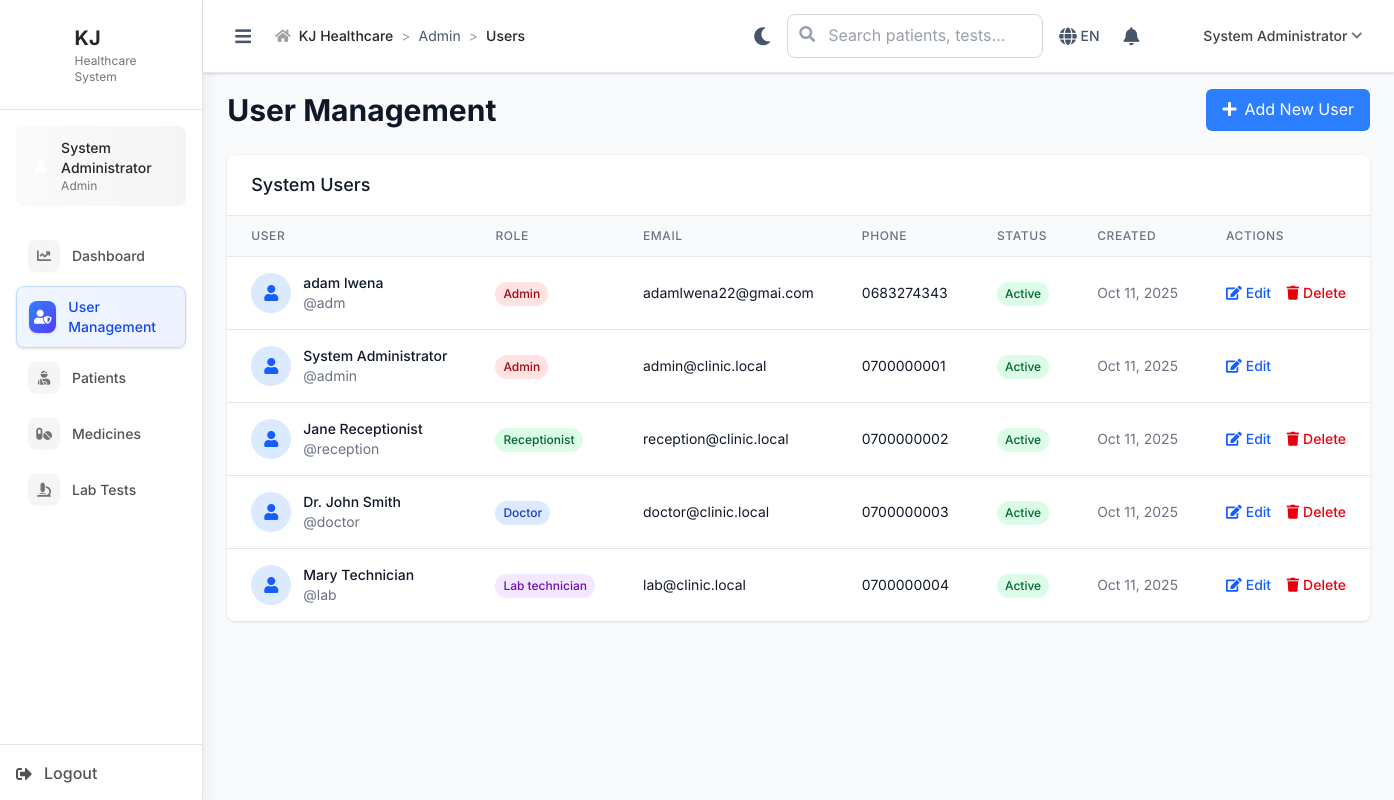
/admin/users (signed in), run on an earlier commit of the app's database.
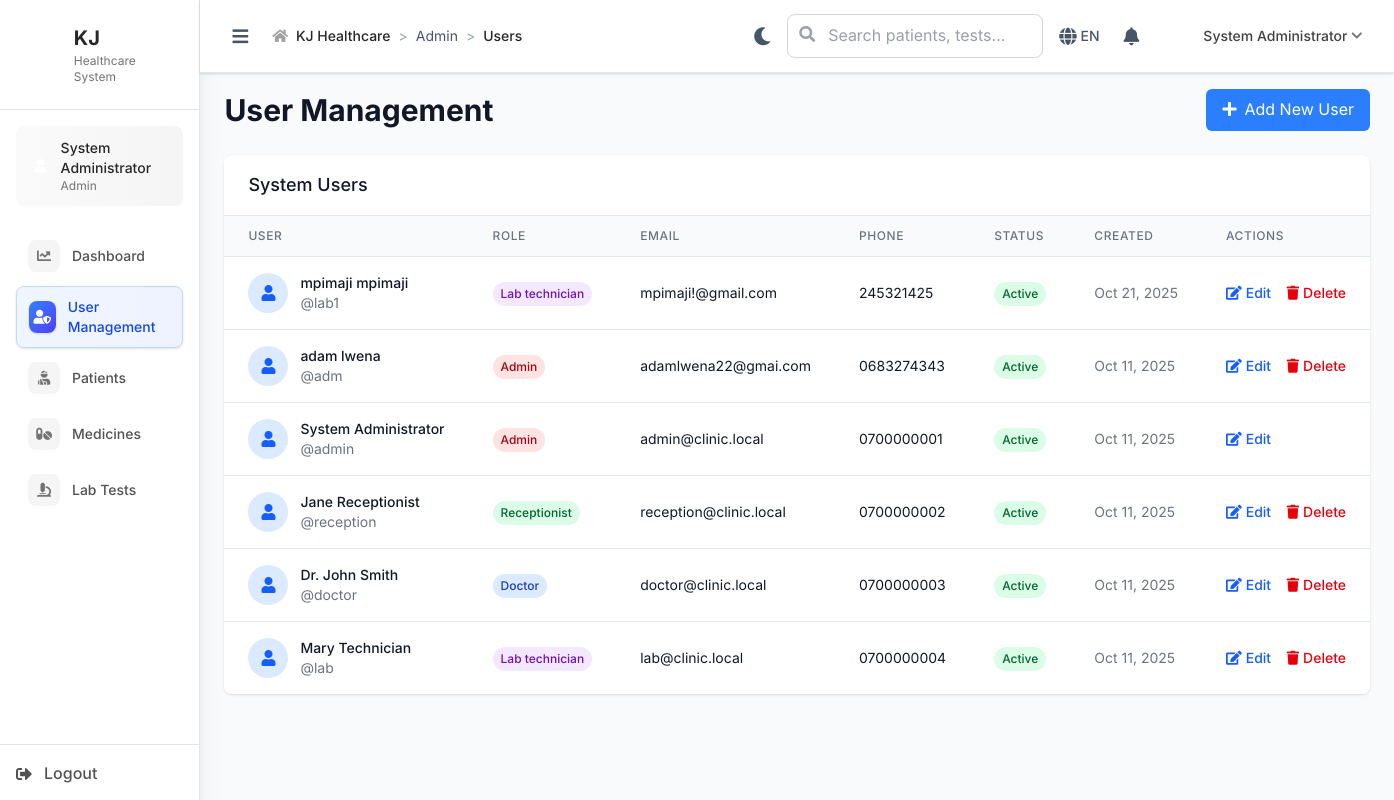
And on a later commit of the database.
### tables this page shows
CREATE TABLE `users` (
  `id` int NOT NULL,
  `username` varchar(50) NOT NULL,
  `password_hash` varchar(255) NOT NULL,
  `email` varchar(100) NOT NULL,
  `role` enum('admin','receptionist','doctor','lab_technician') NOT NULL,
  `first_name` varchar(50) NOT NULL,
  `last_name` varchar(50) NOT NULL,
  `phone` varchar(20) DEFAULT NULL,
  `specialization` varchar(100) DEFAULT NULL COMMENT 'For doctors - future use',
  `is_active` tinyint(1) DEFAULT '1',
  `created_at` timestamp NOT NULL DEFAULT CURRENT_TIMESTAMP,
  `updated_at` timestamp NOT NULL DEFAULT CURRENT_TIMESTAMP ON UPDATE CURRENT_TIMESTAMP
);

### includes/BaseController.php (called while the page is built, shortened)
<?php
class BaseController {
    public function __construct() {
        global $pdo;
        $this->pdo = $pdo;
    }
    protected function render($view, $data = []) {
        extract($data);
        $BASE_PATH = defined('BASE_PATH') ? BASE_PATH : (rtrim(str_replace('\\', '/', dirname($_SERVER['SCRIPT_NAME'] ?? '/')), '/') ?: '');
        include __DIR__ . "/../views/{$view}.php";
    $content = ob_get_clean();
    $base = defined('BASE_PATH') ? BASE_PATH : '/' . basename(dirname(__DIR__));
    $content = str_replace(['/KJ/', '/ZAHANATI/'], rtrim($base, '/') . '/', $content);
        $BASE_PATH = defined('BASE_PATH') ? BASE_PATH : (rtrim(str_replace('\\', '/', dirname($_SERVER['SCRIPT_NAME'] ?? '/')), '/') ?: '');
        include __DIR__ . '/../views/layouts/main.php';
    }
}
?>

### controllers/AdminController.php (called while the page is built, shortened)
<?php
require_once __DIR__ . '/../includes/BaseController.php';
class AdminController extends BaseController {
    public function users() {
        $users = $this->pdo->query("SELECT id, username, email, role, first_name, last_name, phone, is_active, created_at FROM users ORDER BY created_at DESC")->fetchAll();
        $this->render('admin/users', [
            'users' => $users
        ]);
    }
}
?>

### index.php (called while the page is built, shortened)
<?php
$request = $_SERVER['REQUEST_URI'];
$path = parse_url($request, PHP_URL_PATH);
if (strpos($path, BASE_PATH) === 0) {
    $path = substr($path, strlen(BASE_PATH));
}
$path = ltrim($path, '/');
$segments = explode('/', $path);
$controller = $segments[0] ?? 'auth';
$action = $segments[1] ?? 'login';
try {
    $controllerInstance = new $controllerClass();
    $params = array_slice($segments, 2);
    call_user_func_array([$controllerInstance, $action], $params);
} catch (Throwable $e) {
    Logger::error("Error in controller: " . $e->getMessage(), [
        'controller' => $controller,
        'action' => $action,
        'file' => $e->getFile(),
        'line' => $e->getLine(),
        'trace' => $e->getTraceAsString()
    ]);
    error_log("Error in controller: " . $e->getMessage());
    http_response_code(500);
    echo "Internal server error";
}
?>

### views/admin/users.php (the view, shortened to what the changed rows need)
<div class="space-y-6">
    <div class="flex items-center justify-between">
        <h1 class="text-3xl font-bold text-gray-900">User Management</h1>
    </div>
    <div class="bg-white rounded-lg shadow overflow-hidden">
        <div class="overflow-x-auto">
            <table class="min-w-full divide-y divide-gray-200">
                <thead class="bg-gray-50">
                    <tr>
                        <th class="px-6 py-3 text-left text-xs font-medium text-gray-500 uppercase tracking-wider">User</th>
                        <th class="px-6 py-3 text-left text-xs font-medium text-gray-500 uppercase tracking-wider">Role</th>
                        <th class="px-6 py-3 text-left text-xs font-medium text-gray-500 uppercase tracking-wider">Email</th>
                        <th class="px-6 py-3 text-left text-xs font-medium text-gray-500 uppercase tracking-wider">Phone</th>
                        <th class="px-6 py-3 text-left text-xs font-medium text-gray-500 uppercase tracking-wider">Status</th>
                        <th class="px-6 py-3 text-left text-xs font-medium text-gray-500 uppercase tracking-wider">Created</th>
                        <th class="px-6 py-3 text-left text-xs font-medium text-gray-500 uppercase tracking-wider">Actions</th>
                    </tr>
                </thead>
                <tbody class="bg-white divide-y divide-gray-200">
                    <?php foreach ($users as $user): ?>
                    <tr class="hover:bg-gray-50">
                        <td class="px-6 py-4 whitespace-nowrap">
                            <div class="flex items-center">
                                <div class="w-10 h-10 bg-blue-100 rounded-full flex items-center justify-center mr-3">
                                    <i class="fas fa-user text-blue-600"></i>
                                </div>
                                <div>
                                    <div class="text-sm font-medium text-gray-900">
                                        <?php echo htmlspecialchars($user['first_name'] . ' ' . $user['last_name']); ?>
                                    </div>
                                    <div class="text-sm text-gray-500">
                                        @<?php echo htmlspecialchars($user['username']); ?>
                                    </div>
                                </div>
                            </div>
                        </td>
                        <td class="px-6 py-4 whitespace-nowrap">
                            <span class="inline-flex px-2 py-1 text-xs font-medium rounded-full
                                <?php
                                switch ($user['role']) {
                                    case 'admin':
                                        echo 'bg-red-100 text-red-800';
                                        break;
                                    case 'doctor':
                                        echo 'bg-blue-100 text-blue-800';
                                        break;
                                    case 'receptionist':
                                        echo 'bg-green-100 text-green-800';
                                        break;
                                    case 'lab_technician':
                                        echo 'bg-purple-100 text-purple-800';
                                        break;
                                }
                                ?>">
                                <?php echo ucfirst(str_replace('_', ' ', $user['role'])); ?>
                            </span>
                        </td>
                        <td class="px-6 py-4 whitespace-nowrap text-sm text-gray-900">
                            <?php echo htmlspecialchars($user['email']); ?>
                        </td>
                        <td class="px-6 py-4 whitespace-nowrap text-sm text-gray-900">
                            <?php echo htmlspecialchars($user['phone'] ?? 'N/A'); ?>
                        </td>
                        <td class="px-6 py-4 whitespace-nowrap">
                            <span class="inline-flex px-2 py-1 text-xs font-medium rounded-full
                                <?php echo $user['is_active'] ? 'bg-green-100 text-green-800' : 'bg-red-100 text-red-800'; ?>">
                                <?php echo $user['is_active'] ? 'Active' : 'Inactive'; ?>
                            </span>
                        </td>
                        <td class="px-6 py-4 whitespace-nowrap text-sm text-gray-500">
                            <?php echo date('M j, Y', strtotime($user['created_at'])); ?>
                        </td>
                        <td class="px-6 py-4 whitespace-nowrap text-sm font-medium">
                            <a href="<?= $BASE_PATH ?>/admin/edit_user?id=<?= $user['id'] ?>" class="text-blue-600 hover:text-blue-900 mr-3">
                                <i class="fas fa-edit mr-1"></i>Edit
                            </a>
                            <?php if ($user['id'] != $_SESSION['user_id']): ?>
                                <button onclick="deleteUser(<?= $user['id'] ?>, '<?= htmlspecialchars($user['username']) ?>')"
                                        class="text-red-600 hover:text-red-900">
                                    <i class="fas fa-trash mr-1"></i>Delete
                                </button>
                            <?php endif; ?>
                        </td>
                    </tr>
                    <?php endforeach; ?>
                </tbody>
            </table>
        </div>
    </div>
</div>

### views/layouts/main.php (shortened to what the changed rows need)
<!DOCTYPE html>
<html lang="en">
<head>
    <link rel="stylesheet" href="/assets/css/tailwind.css">
    <link rel="stylesheet" href="/assets/css/fontawesome.min.css">
    <link rel="stylesheet" href="/assets/css/fonts.css">
    <link rel="stylesheet" href="https://cdnjs.cloudflare.com/ajax/libs/font-awesome/5.15.4/css/all.min.css">
    <link rel="stylesheet" href="/KJ/assets/css/tailwind.css">
</head>
<body class="bg-gray-100">
    <?php if (isset($_SESSION['user_id'])): ?>
        <div class="flex min-h-screen">
            <div id="sidebar" class="sidebar w-64 bg-white shadow-xl min-h-screen flex flex-col border-r border-neutral-200">
                <div class="flex-1 p-4 overflow-y-auto custom-scrollbar">
                    <nav class="space-y-1">
                        <?php
                        $role = $_SESSION['user_role'];
                        $menu_items = [];
                        $current_path = trim(parse_url($_SERVER['REQUEST_URI'], PHP_URL_PATH), '/');
                        $base = defined('BASE_PATH') ? trim(BASE_PATH, '/') : basename(dirname(__DIR__, 2));
                        if (strpos($current_path, $base . '/') === 0) {
                            $current_path = substr($current_path, strlen($base) + 1);
                        }
                        if ($role === 'admin') {
                            $menu_items = [
                                ['url' => 'admin/dashboard', 'icon' => 'fas fa-chart-line', 'text' => 'Dashboard'],
                                ['url' => 'admin/users', 'icon' => 'fas fa-user-shield', 'text' => 'User Management'],
                                ['url' => 'admin/patients', 'icon' => 'fas fa-user-injured', 'text' => 'Patients'],
                                ['url' => 'admin/medicines', 'icon' => 'fas fa-pills', 'text' => 'Medicines'],
                                ['url' => 'admin/tests', 'icon' => 'fas fa-microscope', 'text' => 'Lab Tests'],
                            ];
                        }
                        ?>
                        <?php foreach ($menu_items as $item):
                            $is_active = (strpos($current_path, $item['url']) !== false);
                            $color = isset($item['color']) ? $item['color'] : 'blue';
                        ?>
                            <a href="<?php echo htmlspecialchars($BASE_PATH); ?>/<?php echo $item['url']; ?>"
                                class="group flex items-center justify-between px-3 py-2.5 rounded-lg transition-all duration-200 <?php echo $is_active ? 'bg-gradient-to-r from-blue-50 to-indigo-50 border border-blue-200 text-blue-700 shadow-sm' : 'text-neutral-600 hover:bg-gradient-to-r hover:from-neutral-50 hover:to-neutral-100 hover:text-neutral-800'; ?>"
                                onclick="closeSidebarOnMobile()">
                                <div class="flex items-center space-x-3">
                                    <div class="w-8 h-8 rounded-lg flex items-center justify-center transition-all duration-200 <?php echo $is_active ? 'bg-gradient-to-br from-blue-500 to-indigo-600 text-white shadow-sm' : 'bg-neutral-100 text-neutral-500 group-hover:bg-gradient-to-br group-hover:from-' . $color . '-500 group-hover:to-' . $color . '-600 group-hover:text-white'; ?>">
                                        <i class="<?php echo $item['icon']; ?> text-sm"></i>
                                    </div>
                                    <span class="font-medium text-sm"><?php echo $item['text']; ?></span>
                                </div>
                            </a>
                        <?php endforeach; ?>
                    </nav>
                </div>
            </div>
            <div class="flex-1 flex flex-col min-h-screen">
                <div class="top-header">
                    <div class="px-4 md:px-6 py-3">
                        <div class="flex items-center justify-between">
                            <div class="flex items-center space-x-4">
                                <nav class="breadcrumb hidden md:flex">
                                    <?php
                                    $current_page = trim(parse_url($_SERVER['REQUEST_URI'], PHP_URL_PATH), '/');
                                    $base = defined('BASE_PATH') ? trim(BASE_PATH, '/') : basename(dirname(__DIR__, 2));
                                    if (strpos($current_page, $base . '/') === 0) {
                                        $current_page = substr($current_page, strlen($base) + 1);
                                    }
                                    $breadcrumbs = [];
                                    $parts = explode('/', $current_page);
                                    if (count($parts) >= 1 && $parts[0]) {
                                        $breadcrumbs[] = ['text' => ucfirst($parts[0]), 'url' => $parts[0]];
                                        if (count($parts) >= 2 && $parts[1]) {
                                            $breadcrumbs[] = ['text' => ucfirst(str_replace('_', ' ', $parts[1])), 'url' => null];
                                        }
                                    }
                                    ?>
                                    <?php foreach ($breadcrumbs as $index => $crumb): ?>
                                        <div class="breadcrumb-item">
                                            <?php if ($crumb['url'] && $index < count($breadcrumbs) - 1): ?>
                                                <a href="<?= htmlspecialchars($BASE_PATH) ?>/<?= htmlspecialchars($crumb['url']) ?>"
                                                    class="breadcrumb-link"><?= htmlspecialchars($crumb['text']) ?></a>
                                            <?php else: ?>
                                                <span class="text-neutral-800 font-medium"><?= htmlspecialchars($crumb['text']) ?></span>
                                            <?php endif; ?>
                                        </div>
                                    <?php endforeach; ?>
                                </nav>
                            </div>
                        </div>
                    </div>
                </div>
                <main class="flex-1 overflow-auto custom-scrollbar main-content-area">
                    <div class="fade-in">
                        <?php echo $content; ?>
                    </div>
                </main>
            </div>
        </div>
    <?php endif; ?>
</body>
</html>

What changed in the data, as far as the page shows it:
added users: first_name+last_name "mpimaji mpimaji", username "lab1", role "Lab technician", email "mpimaji!@gmail.com", phone "245321425", is_active "Active", created_at "Oct 21, 2025"
